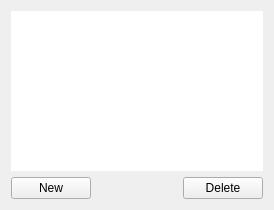
<?xml version="1.0" encoding="UTF-8"?>
<ui version="4.0">
 <class>TaskListView</class>
 <widget class="QWidget" name="TaskListView">
  <property name="geometry">
   <rect>
    <x>0</x>
    <y>0</y>
    <width>274</width>
    <height>210</height>
   </rect>
  </property>
  <property name="windowTitle">
   <string>TaskListView</string>
  </property>
  <layout class="QVBoxLayout" name="verticalLayout">
   <item>
    <widget class="QTableView" name="taskListTable">
     <property name="styleSheet">
      <string notr="true">QTableView { border: none; }</string>
     </property>
     <property name="alternatingRowColors">
      <bool>true</bool>
     </property>
     <property name="showGrid">
      <bool>false</bool>
     </property>
     <property name="sortingEnabled">
      <bool>true</bool>
     </property>
    </widget>
   </item>
   <item>
    <layout class="QHBoxLayout" name="footerLayout">
     <item>
      <widget class="QPushButton" name="newBtn">
       <property name="text">
        <string>New</string>
       </property>
      </widget>
     </item>
     <item>
      <spacer name="footerSpacer">
       <property name="orientation">
        <enum>Qt::Horizontal</enum>
       </property>
       <property name="sizeHint" stdset="0">
        <size>
         <width>40</width>
         <height>20</height>
        </size>
       </property>
      </spacer>
     </item>
     <item>
      <widget class="QPushButton" name="deleteBtn">
       <property name="text">
        <string>Delete</string>
       </property>
      </widget>
     </item>
    </layout>
   </item>
  </layout>
 </widget>
 <resources/>
 <connections/>
</ui>
